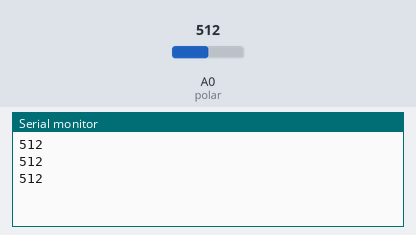
The sketch below on a simulated Arduino Uno, built with avr-gcc and run on an emulated ATmega328P. On the bench: the last lines printed to the serial monitor. The test bench sets the inputs (shaded band); at power-on: A0 (polar) = 512.

Above: at 1.3 s.
1.4 s: A0 (polar) set to 716
At 1.9 s:
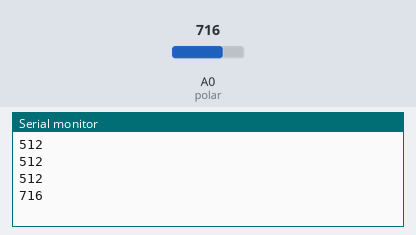
2.9 s: A0 (polar) set to 900
At 3.4 s:
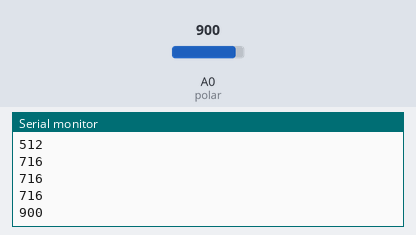
Timing chart, 0 to 5.9 s (numbered marks = the images above; inputs shaded):
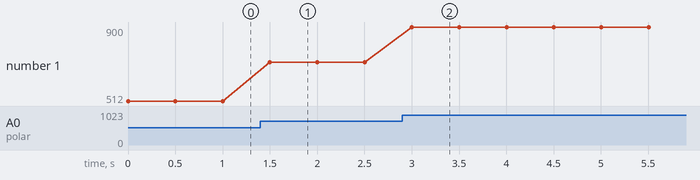

Measured:
- after the input at 1.4 s, the serial monitor: prints a new line after 0.10 s (image 1)
- after the input at 2.9 s, the serial monitor: prints a new line after 0.10 s (image 2)
- plotted number 1: 512 → 716 after the input at 1.4 s, 716 → 900 after the input at 2.9 s

The sketch:

potentionmetre.ino
```cpp
const int polar = 0;

void setup() {
  // Initialisation de la communication avec le moniteur sur la broche 40
  Serial.begin(9600);

  //initialisation de la proche A0 en entré
  pinMode(polar,INPUT);

}

void loop() {
  // Acquisition de la valeur du potentionmètre
  int valeur_polar = analogRead(polar);

  //Affichage de la valeur sur le moniteur série
  Serial.println(valeur_polar);

  //Temporisation
  delay(500);

}
```
